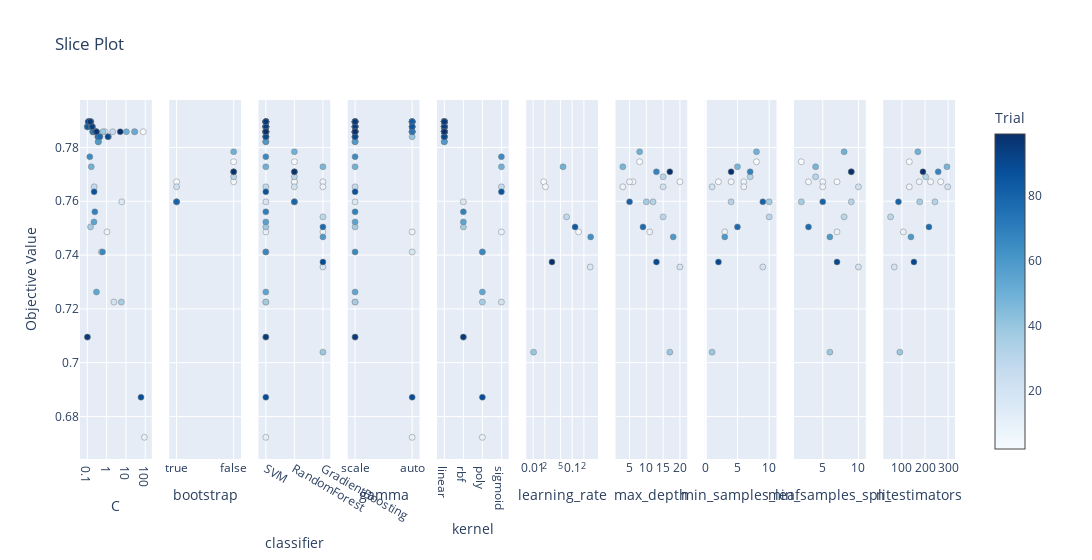

Notebook code cell kept with this figure:
### Code cell
# 3. Slice Plot
plot_slice(study).show()

### Figure 1 — Plotly figure (JSON) as saved in the notebook; plotly's stock layout.template omitted (floating-point values rounded to 4 significant figures)
{"data": [{"marker": {"color": [2, 4, 8, 9, 10, 11, 12, 13, 14, 15, 16, 17, 20, 21, 22, 23, 24, 25, 26, 27, 31, 32, 33, 34, 36, 37, 39, 40, 41, 42, 43, 44, 45, 47, 49, 50, 51, 52, 53, 54, 55, 56, 57, 59, 60, 61, 62, 63, 64, 65, 66, 68, 69, 70, 71, 72, 73, 74, 75, 77, 78, 80, 81, 82, 83, 84, 85, 86, 87, 88, 90, 91, 92, 93, 94, 95, 96, 97, 99], "colorbar": {"title": {"text": "Trial"}, "x": 1, "xpad": 40}, "colorscale": [[0, "rgb(247,251,255)"], [0.125, "rgb(222,235,247)"], [0.25, "rgb(198,219,239)"], [0.375, "rgb(158,202,225)"], [0.5, "rgb(107,174,214)"], [0.625, "rgb(66,146,198)"], [0.75, "rgb(33,113,181)"], [0.875, "rgb(8,81,156)"], [1, "rgb(8,48,107)"]], "line": {"color": "Grey", "width": 0.5}, "showscale": true}, "mode": "markers", "name": "Feasible Trial", "showlegend": false, "type": "scatter", "x": [78.63, 27.05, 1.038, 90.13, 0.1381, 0.1012, 0.2622, 0.1008, 0.8255, 0.1554, 6.076, 0.528, 2.371, 0.1021, 0.2675, 0.2045, 0.1021, 0.4537, 2.057, 0.2273, 0.1008, 0.1624, 0.3705, 0.1881, 5.804, 0.1472, 0.6429, 1.261, 0.1004, 0.1413, 0.2907, 0.1585, 0.1523, 0.3677, 0.1596, 10.49, 0.1461, 28.63, 0.1554, 0.2985, 0.2211, 0.1389, 0.1355, 0.3743, 0.1381, 0.1383, 0.2131, 0.1231, 0.2799, 0.1346, 0.61, 0.1946, 0.245, 0.1161, 0.14, 0.1279, 0.1942, 0.1287, 0.1862, 0.3485, 0.4438, 0.2489, 0.1222, 0.173, 0.1241, 0.1027, 0.1641, 0.2255, 0.1298, 60.0, 1.172, 0.1149, 0.152, 0.1128, 0.1786, 0.1012, 0.1409, 0.3011, 5.056], "xaxis": "x", "y": [0.7858, 0.7858, 0.7486, 0.6723, 0.7896, 0.7877, 0.7858, 0.7095, 0.7858, 0.7877, 0.7598, 0.7412, 0.7225, 0.7877, 0.7858, 0.7858, 0.7877, 0.784, 0.7858, 0.7654, 0.7877, 0.7877, 0.7821, 0.7858, 0.7225, 0.7505, 0.7858, 0.784, 0.7877, 0.7896, 0.7858, 0.7877, 0.7896, 0.7821, 0.7728, 0.7858, 0.7896, 0.7858, 0.7877, 0.7263, 0.7523, 0.7896, 0.7896, 0.7821, 0.7896, 0.7896, 0.7858, 0.7896, 0.7858, 0.7765, 0.7412, 0.7858, 0.7561, 0.7896, 0.7896, 0.7896, 0.7858, 0.7896, 0.7877, 0.784, 0.784, 0.7858, 0.7896, 0.7877, 0.7896, 0.7877, 0.7877, 0.7635, 0.7896, 0.6872, 0.784, 0.7896, 0.7896, 0.7896, 0.7877, 0.7095, 0.7896, 0.7858, 0.7858], "yaxis": "y"}, {"marker": {"color": [0, 1, 3, 19, 29, 30, 35, 48, 67, 79, 98], "colorbar": {"title": {"text": "Trial"}, "x": 1, "xpad": 40}, "colorscale": [[0, "rgb(247,251,255)"], [0.125, "rgb(222,235,247)"], [0.25, "rgb(198,219,239)"], [0.375, "rgb(158,202,225)"], [0.5, "rgb(107,174,214)"], [0.625, "rgb(66,146,198)"], [0.75, "rgb(33,113,181)"], [0.875, "rgb(8,81,156)"], [1, "rgb(8,48,107)"]], "line": {"color": "Grey", "width": 0.5}, "showscale": false}, "mode": "markers", "name": "Feasible Trial", "showlegend": false, "type": "scatter", "x": [false, true, false, true, false, true, true, false, false, true, false], "xaxis": "x2", "y": [0.7747, 0.7672, 0.7672, 0.7654, 0.7691, 0.7598, 0.7598, 0.7784, 0.7709, 0.7598, 0.7709], "yaxis": "y2"}, {"marker": {"color": [0, 1, 2, 3, 4, 5, 6, 7, 8, 9, 10, 11, 12, 13, 14, 15, 16, 17, 18, 19, 20, 21, 22, 23, 24, 25, 26, 27, 28, 29, 30, 31, 32, 33, 34, 35, 36, 37, 38, 39, 40, 41, 42, 43, 44, 45, 46, 47, 48, 49, 50, 51, 52, 53, 54, 55, 56, 57, 58, 59, 60, 61, 62, 63, 64, 65, 66, 67, 68, 69, 70, 71, 72, 73, 74, 75, 76, 77, 78, 79, 80, 81, 82, 83, 84, 85, 86, 87, 88, 89, 90, 91, 92, 93, 94, 95, 96, 97, 98, 99], "colorbar": {"title": {"text": "Trial"}, "x": 1, "xpad": 40}, "colorscale": [[0, "rgb(247,251,255)"], [0.125, "rgb(222,235,247)"], [0.25, "rgb(198,219,239)"], [0.375, "rgb(158,202,225)"], [0.5, "rgb(107,174,214)"], [0.625, "rgb(66,146,198)"], [0.75, "rgb(33,113,181)"], [0.875, "rgb(8,81,156)"], [1, "rgb(8,48,107)"]], "line": {"color": "Grey", "width": 0.5}, "showscale": false}, "mode": "markers", "name": "Feasible Trial", "showlegend": false, "type": "scatter", "x": ["RandomForest", "RandomForest", "SVM", "RandomForest", "SVM", "GradientBoosting", "GradientBoosting", "GradientBoosting", "SVM", "SVM", "SVM", "SVM", "SVM", "SVM", "SVM", "SVM", "SVM", "SVM", "GradientBoosting", "RandomForest", "SVM", "SVM", "SVM", "SVM", "SVM", "SVM", "SVM", "SVM", "GradientBoosting", "RandomForest", "RandomForest", "SVM", "SVM", "SVM", "SVM", "RandomForest", "SVM", "SVM", "GradientBoosting", "SVM", "SVM", "SVM", "SVM", "SVM", "SVM", "SVM", "GradientBoosting", "SVM", "RandomForest", "SVM", "SVM", "SVM", "SVM", "SVM", "SVM", "SVM", "SVM", "SVM", "GradientBoosting", "SVM", "SVM", "SVM", "SVM", "SVM", "SVM", "SVM", "SVM", "RandomForest", "SVM", "SVM", "SVM", "SVM", "SVM", "SVM", "SVM", "SVM", "GradientBoosting", "SVM", "SVM", "RandomForest", "SVM", "SVM", "SVM", "SVM", "SVM", "SVM", "SVM", "SVM", "SVM", "GradientBoosting", "SVM", "SVM", "SVM", "SVM", "SVM", "SVM", "SVM", "SVM", "RandomForest", "SVM"], "xaxis": "x3", "y": [0.7747, 0.7672, 0.7858, 0.7672, 0.7858, 0.7672, 0.7654, 0.7486, 0.7486, 0.6723, 0.7896, 0.7877, 0.7858, 0.7095, 0.7858, 0.7877, 0.7598, 0.7412, 0.7356, 0.7654, 0.7225, 0.7877, 0.7858, 0.7858, 0.7877, 0.784, 0.7858, 0.7654, 0.7542, 0.7691, 0.7598, 0.7877, 0.7877, 0.7821, 0.7858, 0.7598, 0.7225, 0.7505, 0.7039, 0.7858, 0.784, 0.7877, 0.7896, 0.7858, 0.7877, 0.7896, 0.7728, 0.7821, 0.7784, 0.7728, 0.7858, 0.7896, 0.7858, 0.7877, 0.7263, 0.7523, 0.7896, 0.7896, 0.7467, 0.7821, 0.7896, 0.7896, 0.7858, 0.7896, 0.7858, 0.7765, 0.7412, 0.7709, 0.7858, 0.7561, 0.7896, 0.7896, 0.7896, 0.7858, 0.7896, 0.7877, 0.7505, 0.784, 0.784, 0.7598, 0.7858, 0.7896, 0.7877, 0.7896, 0.7877, 0.7877, 0.7635, 0.7896, 0.6872, 0.7374, 0.784, 0.7896, 0.7896, 0.7896, 0.7877, 0.7095, 0.7896, 0.7858, 0.7709, 0.7858], "yaxis": "y3"}, {"marker": {"color": [2, 4, 8, 9, 10, 11, 12, 13, 14, 15, 16, 17, 20, 21, 22, 23, 24, 25, 26, 27, 31, 32, 33, 34, 36, 37, 39, 40, 41, 42, 43, 44, 45, 47, 49, 50, 51, 52, 53, 54, 55, 56, 57, 59, 60, 61, 62, 63, 64, 65, 66, 68, 69, 70, 71, 72, 73, 74, 75, 77, 78, 80, 81, 82, 83, 84, 85, 86, 87, 88, 90, 91, 92, 93, 94, 95, 96, 97, 99], "colorbar": {"title": {"text": "Trial"}, "x": 1, "xpad": 40}, "colorscale": [[0, "rgb(247,251,255)"], [0.125, "rgb(222,235,247)"], [0.25, "rgb(198,219,239)"], [0.375, "rgb(158,202,225)"], [0.5, "rgb(107,174,214)"], [0.625, "rgb(66,146,198)"], [0.75, "rgb(33,113,181)"], [0.875, "rgb(8,81,156)"], [1, "rgb(8,48,107)"]], "line": {"color": "Grey", "width": 0.5}, "showscale": false}, "mode": "markers", "name": "Feasible Trial", "showlegend": false, "type": "scatter", "x": ["scale", "scale", "auto", "auto", "scale", "scale", "scale", "scale", "scale", "scale", "scale", "auto", "scale", "scale", "scale", "scale", "scale", "scale", "auto", "scale", "scale", "scale", "scale", "scale", "scale", "scale", "scale", "auto", "scale", "scale", "scale", "scale", "scale", "scale", "scale", "auto", "scale", "scale", "scale", "scale", "scale", "scale", "scale", "scale", "auto", "auto", "auto", "auto", "auto", "scale", "scale", "auto", "scale", "scale", "auto", "auto", "auto", "auto", "auto", "scale", "scale", "scale", "auto", "auto", "auto", "auto", "auto", "scale", "scale", "auto", "scale", "scale", "scale", "scale", "scale", "scale", "scale", "scale", "scale"], "xaxis": "x4", "y": [0.7858, 0.7858, 0.7486, 0.6723, 0.7896, 0.7877, 0.7858, 0.7095, 0.7858, 0.7877, 0.7598, 0.7412, 0.7225, 0.7877, 0.7858, 0.7858, 0.7877, 0.784, 0.7858, 0.7654, 0.7877, 0.7877, 0.7821, 0.7858, 0.7225, 0.7505, 0.7858, 0.784, 0.7877, 0.7896, 0.7858, 0.7877, 0.7896, 0.7821, 0.7728, 0.7858, 0.7896, 0.7858, 0.7877, 0.7263, 0.7523, 0.7896, 0.7896, 0.7821, 0.7896, 0.7896, 0.7858, 0.7896, 0.7858, 0.7765, 0.7412, 0.7858, 0.7561, 0.7896, 0.7896, 0.7896, 0.7858, 0.7896, 0.7877, 0.784, 0.784, 0.7858, 0.7896, 0.7877, 0.7896, 0.7877, 0.7877, 0.7635, 0.7896, 0.6872, 0.784, 0.7896, 0.7896, 0.7896, 0.7877, 0.7095, 0.7896, 0.7858, 0.7858], "yaxis": "y4"}, {"marker": {"color": [2, 4, 8, 9, 10, 11, 12, 13, 14, 15, 16, 17, 20, 21, 22, 23, 24, 25, 26, 27, 31, 32, 33, 34, 36, 37, 39, 40, 41, 42, 43, 44, 45, 47, 49, 50, 51, 52, 53, 54, 55, 56, 57, 59, 60, 61, 62, 63, 64, 65, 66, 68, 69, 70, 71, 72, 73, 74, 75, 77, 78, 80, 81, 82, 83, 84, 85, 86, 87, 88, 90, 91, 92, 93, 94, 95, 96, 97, 99], "colorbar": {"title": {"text": "Trial"}, "x": 1, "xpad": 40}, "colorscale": [[0, "rgb(247,251,255)"], [0.125, "rgb(222,235,247)"], [0.25, "rgb(198,219,239)"], [0.375, "rgb(158,202,225)"], [0.5, "rgb(107,174,214)"], [0.625, "rgb(66,146,198)"], [0.75, "rgb(33,113,181)"], [0.875, "rgb(8,81,156)"], [1, "rgb(8,48,107)"]], "line": {"color": "Grey", "width": 0.5}, "showscale": false}, "mode": "markers", "name": "Feasible Trial", "showlegend": false, "type": "scatter", "x": ["linear", "linear", "sigmoid", "poly", "linear", "linear", "linear", "rbf", "linear", "linear", "rbf", "poly", "sigmoid", "linear", "linear", "linear", "linear", "linear", "linear", "sigmoid", "linear", "linear", "linear", "linear", "poly", "rbf", "linear", "linear", "linear", "linear", "linear", "linear", "linear", "linear", "sigmoid", "linear", "linear", "linear", "linear", "poly", "rbf", "linear", "linear", "linear", "linear", "linear", "linear", "linear", "linear", "sigmoid", "poly", "linear", "rbf", "linear", "linear", "linear", "linear", "linear", "linear", "linear", "linear", "linear", "linear", "linear", "linear", "linear", "linear", "sigmoid", "linear", "poly", "linear", "linear", "linear", "linear", "linear", "rbf", "linear", "linear", "linear"], "xaxis": "x5", "y": [0.7858, 0.7858, 0.7486, 0.6723, 0.7896, 0.7877, 0.7858, 0.7095, 0.7858, 0.7877, 0.7598, 0.7412, 0.7225, 0.7877, 0.7858, 0.7858, 0.7877, 0.784, 0.7858, 0.7654, 0.7877, 0.7877, 0.7821, 0.7858, 0.7225, 0.7505, 0.7858, 0.784, 0.7877, 0.7896, 0.7858, 0.7877, 0.7896, 0.7821, 0.7728, 0.7858, 0.7896, 0.7858, 0.7877, 0.7263, 0.7523, 0.7896, 0.7896, 0.7821, 0.7896, 0.7896, 0.7858, 0.7896, 0.7858, 0.7765, 0.7412, 0.7858, 0.7561, 0.7896, 0.7896, 0.7896, 0.7858, 0.7896, 0.7877, 0.784, 0.784, 0.7858, 0.7896, 0.7877, 0.7896, 0.7877, 0.7877, 0.7635, 0.7896, 0.6872, 0.784, 0.7896, 0.7896, 0.7896, 0.7877, 0.7095, 0.7896, 0.7858, 0.7858], "yaxis": "y5"}, {"marker": {"color": [5, 6, 7, 18, 28, 38, 46, 58, 76, 89], "colorbar": {"title": {"text": "Trial"}, "x": 1, "xpad": 40}, "colorscale": [[0, "rgb(247,251,255)"], [0.125, "rgb(222,235,247)"], [0.25, "rgb(198,219,239)"], [0.375, "rgb(158,202,225)"], [0.5, "rgb(107,174,214)"], [0.625, "rgb(66,146,198)"], [0.75, "rgb(33,113,181)"], [0.875, "rgb(8,81,156)"], [1, "rgb(8,48,107)"]], "line": {"color": "Grey", "width": 0.5}, "showscale": false}, "mode": "markers", "name": "Feasible Trial", "showlegend": false, "type": "scatter", "x": [0.01876, 0.0206, 0.1462, 0.2899, 0.07176, 0.01028, 0.05823, 0.2971, 0.1186, 0.03041], "xaxis": "x6", "y": [0.7672, 0.7654, 0.7486, 0.7356, 0.7542, 0.7039, 0.7728, 0.7467, 0.7505, 0.7374], "yaxis": "y6"}, {"marker": {"color": [0, 1, 3, 5, 6, 7, 18, 19, 28, 29, 30, 35, 38, 46, 48, 58, 67, 76, 79, 89, 98], "colorbar": {"title": {"text": "Trial"}, "x": 1, "xpad": 40}, "colorscale": [[0, "rgb(247,251,255)"], [0.125, "rgb(222,235,247)"], [0.25, "rgb(198,219,239)"], [0.375, "rgb(158,202,225)"], [0.5, "rgb(107,174,214)"], [0.625, "rgb(66,146,198)"], [0.75, "rgb(33,113,181)"], [0.875, "rgb(8,81,156)"], [1, "rgb(8,48,107)"]], "line": {"color": "Grey", "width": 0.5}, "showscale": false}, "mode": "markers", "name": "Feasible Trial", "showlegend": false, "type": "scatter", "x": [8, 20, 6, 5, 3, 11, 20, 15, 15, 15, 12, 10, 17, 3, 8, 18, 13, 9, 5, 13, 17], "xaxis": "x7", "y": [0.7747, 0.7672, 0.7672, 0.7672, 0.7654, 0.7486, 0.7356, 0.7654, 0.7542, 0.7691, 0.7598, 0.7598, 0.7039, 0.7728, 0.7784, 0.7467, 0.7709, 0.7505, 0.7598, 0.7374, 0.7709], "yaxis": "y7"}, {"marker": {"color": [0, 1, 3, 5, 6, 7, 18, 19, 28, 29, 30, 35, 38, 46, 48, 58, 67, 76, 79, 89, 98], "colorbar": {"title": {"text": "Trial"}, "x": 1, "xpad": 40}, "colorscale": [[0, "rgb(247,251,255)"], [0.125, "rgb(222,235,247)"], [0.25, "rgb(198,219,239)"], [0.375, "rgb(158,202,225)"], [0.5, "rgb(107,174,214)"], [0.625, "rgb(66,146,198)"], [0.75, "rgb(33,113,181)"], [0.875, "rgb(8,81,156)"], [1, "rgb(8,48,107)"]], "line": {"color": "Grey", "width": 0.5}, "showscale": false}, "mode": "markers", "name": "Feasible Trial", "showlegend": false, "type": "scatter", "x": [8, 2, 4, 6, 6, 3, 9, 1, 10, 7, 4, 10, 1, 5, 8, 3, 7, 5, 9, 2, 4], "xaxis": "x8", "y": [0.7747, 0.7672, 0.7672, 0.7672, 0.7654, 0.7486, 0.7356, 0.7654, 0.7542, 0.7691, 0.7598, 0.7598, 0.7039, 0.7728, 0.7784, 0.7467, 0.7709, 0.7505, 0.7598, 0.7374, 0.7709], "yaxis": "y8"}, {"marker": {"color": [0, 1, 3, 5, 6, 7, 18, 19, 28, 29, 30, 35, 38, 46, 48, 58, 67, 76, 79, 89, 98], "colorbar": {"title": {"text": "Trial"}, "x": 1, "xpad": 40}, "colorscale": [[0, "rgb(247,251,255)"], [0.125, "rgb(222,235,247)"], [0.25, "rgb(198,219,239)"], [0.375, "rgb(158,202,225)"], [0.5, "rgb(107,174,214)"], [0.625, "rgb(66,146,198)"], [0.75, "rgb(33,113,181)"], [0.875, "rgb(8,81,156)"], [1, "rgb(8,48,107)"]], "line": {"color": "Grey", "width": 0.5}, "showscale": false}, "mode": "markers", "name": "Feasible Trial", "showlegend": false, "type": "scatter", "x": [2, 7, 3, 5, 5, 7, 10, 10, 8, 4, 9, 2, 6, 4, 8, 6, 9, 3, 5, 7, 9], "xaxis": "x9", "y": [0.7747, 0.7672, 0.7672, 0.7672, 0.7654, 0.7486, 0.7356, 0.7654, 0.7542, 0.7691, 0.7598, 0.7598, 0.7039, 0.7728, 0.7784, 0.7467, 0.7709, 0.7505, 0.7598, 0.7374, 0.7709], "yaxis": "y9"}, {"marker": {"color": [0, 1, 3, 5, 6, 7, 18, 19, 28, 29, 30, 35, 38, 46, 48, 58, 67, 76, 79, 89, 98], "colorbar": {"title": {"text": "Trial"}, "x": 1, "xpad": 40}, "colorscale": [[0, "rgb(247,251,255)"], [0.125, "rgb(222,235,247)"], [0.25, "rgb(198,219,239)"], [0.375, "rgb(158,202,225)"], [0.5, "rgb(107,174,214)"], [0.625, "rgb(66,146,198)"], [0.75, "rgb(33,113,181)"], [0.875, "rgb(8,81,156)"], [1, "rgb(8,48,107)"]], "line": {"color": "Grey", "width": 0.5}, "showscale": false}, "mode": "markers", "name": "Feasible Trial", "showlegend": false, "type": "scatter", "x": [132, 268, 224, 175, 132, 106, 67, 298, 51, 203, 243, 177, 91, 295, 169, 139, 257, 217, 85, 152, 191], "xaxis": "x10", "y": [0.7747, 0.7672, 0.7672, 0.7672, 0.7654, 0.7486, 0.7356, 0.7654, 0.7542, 0.7691, 0.7598, 0.7598, 0.7039, 0.7728, 0.7784, 0.7467, 0.7709, 0.7505, 0.7598, 0.7374, 0.7709], "yaxis": "y10"}], "layout": {"title": {"text": "Slice Plot"}, "width": 3000, "xaxis": {"anchor": "y", "domain": [0, 0.082], "title": {"text": "C"}, "type": "log"}, "xaxis10": {"anchor": "y10", "domain": [0.918, 1.0], "title": {"text": "n_estimators"}}, "xaxis2": {"anchor": "y2", "categoryarray": [true, false], "categoryorder": "array", "domain": [0.102, 0.184], "title": {"text": "bootstrap"}, "type": "category"}, "xaxis3": {"anchor": "y3", "categoryarray": ["SVM", "RandomForest", "GradientBoosting"], "categoryorder": "array", "domain": [0.204, 0.286], "title": {"text": "classifier"}, "type": "category"}, "xaxis4": {"anchor": "y4", "categoryarray": ["scale", "auto"], "categoryorder": "array", "domain": [0.306, 0.388], "title": {"text": "gamma"}, "type": "category"}, "xaxis5": {"anchor": "y5", "categoryarray": ["linear", "rbf", "poly", "sigmoid"], "categoryorder": "array", "domain": [0.408, 0.49], "title": {"text": "kernel"}, "type": "category"}, "xaxis6": {"anchor": "y6", "domain": [0.51, 0.592], "title": {"text": "learning_rate"}, "type": "log"}, "xaxis7": {"anchor": "y7", "domain": [0.612, 0.694], "title": {"text": "max_depth"}}, "xaxis8": {"anchor": "y8", "domain": [0.714, 0.796], "title": {"text": "min_samples_leaf"}}, "xaxis9": {"anchor": "y9", "domain": [0.816, 0.898], "title": {"text": "min_samples_split"}}, "yaxis": {"anchor": "x", "domain": [0, 1], "title": {"text": "Objective Value"}}, "yaxis10": {"anchor": "x10", "domain": [0, 1], "matches": "y", "showticklabels": false}, "yaxis2": {"anchor": "x2", "domain": [0, 1], "matches": "y", "showticklabels": false}, "yaxis3": {"anchor": "x3", "domain": [0, 1], "matches": "y", "showticklabels": false}, "yaxis4": {"anchor": "x4", "domain": [0, 1], "matches": "y", "showticklabels": false}, "yaxis5": {"anchor": "x5", "domain": [0, 1], "matches": "y", "showticklabels": false}, "yaxis6": {"anchor": "x6", "domain": [0, 1], "matches": "y", "showticklabels": false}, "yaxis7": {"anchor": "x7", "domain": [0, 1], "matches": "y", "showticklabels": false}, "yaxis8": {"anchor": "x8", "domain": [0, 1], "matches": "y", "showticklabels": false}, "yaxis9": {"anchor": "x9", "domain": [0, 1], "matches": "y", "showticklabels": false}}}
